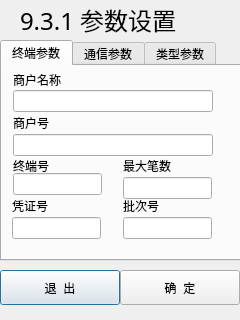
<?xml version="1.0" encoding="UTF-8"?>
<ui version="4.0">
 <class>mainkey931</class>
 <widget class="QDialog" name="mainkey931">
  <property name="geometry">
   <rect>
    <x>0</x>
    <y>0</y>
    <width>240</width>
    <height>320</height>
   </rect>
  </property>
  <property name="windowTitle">
   <string>Dialog</string>
  </property>
  <widget class="QLabel" name="label">
   <property name="geometry">
    <rect>
     <x>20</x>
     <y>4</y>
     <width>170</width>
     <height>31</height>
    </rect>
   </property>
   <property name="font">
    <font>
     <family>AR PL UKai CN</family>
     <pointsize>18</pointsize>
    </font>
   </property>
   <property name="text">
    <string>9.3.1 参数设置</string>
   </property>
  </widget>
  <widget class="QPushButton" name="pushButton">
   <property name="geometry">
    <rect>
     <x>0</x>
     <y>270</y>
     <width>120</width>
     <height>35</height>
    </rect>
   </property>
   <property name="text">
    <string>退  出</string>
   </property>
  </widget>
  <widget class="QTabWidget" name="tabWidget">
   <property name="geometry">
    <rect>
     <x>0</x>
     <y>40</y>
     <width>241</width>
     <height>221</height>
    </rect>
   </property>
   <property name="currentIndex">
    <number>0</number>
   </property>
   <widget class="QWidget" name="tab">
    <attribute name="title">
     <string>终端参数</string>
    </attribute>
    <widget class="QLabel" name="label_11">
     <property name="geometry">
      <rect>
       <x>11</x>
       <y>5</y>
       <width>52</width>
       <height>17</height>
      </rect>
     </property>
     <property name="text">
      <string>商户名称</string>
     </property>
    </widget>
    <widget class="QLineEdit" name="lineEdit_8">
     <property name="geometry">
      <rect>
       <x>11</x>
       <y>68</y>
       <width>200</width>
       <height>22</height>
      </rect>
     </property>
    </widget>
    <widget class="QLineEdit" name="lineEdit_9">
     <property name="geometry">
      <rect>
       <x>11</x>
       <y>107</y>
       <width>89</width>
       <height>22</height>
      </rect>
     </property>
    </widget>
    <widget class="QLabel" name="label_12">
     <property name="geometry">
      <rect>
       <x>11</x>
       <y>91</y>
       <width>39</width>
       <height>17</height>
      </rect>
     </property>
     <property name="text">
      <string>终端号</string>
     </property>
    </widget>
    <widget class="QLabel" name="label_14">
     <property name="geometry">
      <rect>
       <x>10</x>
       <y>131</y>
       <width>57</width>
       <height>17</height>
      </rect>
     </property>
     <property name="text">
      <string>凭证号</string>
     </property>
    </widget>
    <widget class="QLineEdit" name="lineEdit_12">
     <property name="geometry">
      <rect>
       <x>121</x>
       <y>111</y>
       <width>89</width>
       <height>22</height>
      </rect>
     </property>
    </widget>
    <widget class="QLabel" name="label_15">
     <property name="geometry">
      <rect>
       <x>121</x>
       <y>131</y>
       <width>39</width>
       <height>17</height>
      </rect>
     </property>
     <property name="text">
      <string>批次号</string>
     </property>
    </widget>
    <widget class="QLabel" name="label_13">
     <property name="geometry">
      <rect>
       <x>11</x>
       <y>48</y>
       <width>39</width>
       <height>17</height>
      </rect>
     </property>
     <property name="text">
      <string>商户号</string>
     </property>
    </widget>
    <widget class="QLineEdit" name="lineEdit_7">
     <property name="geometry">
      <rect>
       <x>11</x>
       <y>24</y>
       <width>200</width>
       <height>22</height>
      </rect>
     </property>
    </widget>
    <widget class="QLineEdit" name="lineEdit_11">
     <property name="geometry">
      <rect>
       <x>121</x>
       <y>151</y>
       <width>89</width>
       <height>22</height>
      </rect>
     </property>
    </widget>
    <widget class="QLineEdit" name="lineEdit_10">
     <property name="geometry">
      <rect>
       <x>10</x>
       <y>151</y>
       <width>89</width>
       <height>22</height>
      </rect>
     </property>
    </widget>
    <widget class="QLabel" name="label_16">
     <property name="geometry">
      <rect>
       <x>121</x>
       <y>91</y>
       <width>52</width>
       <height>17</height>
      </rect>
     </property>
     <property name="text">
      <string>最大笔数</string>
     </property>
    </widget>
   </widget>
   <widget class="QWidget" name="tab_2">
    <attribute name="title">
     <string>通信参数</string>
    </attribute>
    <widget class="QGroupBox" name="groupBox_7">
     <property name="geometry">
      <rect>
       <x>2</x>
       <y>0</y>
       <width>80</width>
       <height>151</height>
      </rect>
     </property>
     <property name="title">
      <string>通讯方式</string>
     </property>
     <widget class="QRadioButton" name="radioButton_5">
      <property name="geometry">
       <rect>
        <x>0</x>
        <y>76</y>
        <width>71</width>
        <height>18</height>
       </rect>
      </property>
      <property name="font">
       <font>
        <family>AR PL UKai CN</family>
        <pointsize>10</pointsize>
       </font>
      </property>
      <property name="text">
       <string>3.GPRS</string>
      </property>
     </widget>
     <widget class="QRadioButton" name="radioButton_4">
      <property name="geometry">
       <rect>
        <x>0</x>
        <y>53</y>
        <width>71</width>
        <height>17</height>
       </rect>
      </property>
      <property name="font">
       <font>
        <family>AR PL UKai CN</family>
        <pointsize>10</pointsize>
       </font>
      </property>
      <property name="text">
       <string>2.拨号</string>
      </property>
     </widget>
     <widget class="QRadioButton" name="radioButton_7">
      <property name="geometry">
       <rect>
        <x>0</x>
        <y>123</y>
        <width>81</width>
        <height>17</height>
       </rect>
      </property>
      <property name="font">
       <font>
        <family>AR PL UKai CN</family>
        <pointsize>10</pointsize>
       </font>
      </property>
      <property name="text">
       <string>5.TCP/IP</string>
      </property>
     </widget>
     <widget class="QRadioButton" name="radioButton_6">
      <property name="geometry">
       <rect>
        <x>0</x>
        <y>100</y>
        <width>71</width>
        <height>17</height>
       </rect>
      </property>
      <property name="font">
       <font>
        <family>AR PL UKai CN</family>
        <pointsize>10</pointsize>
       </font>
      </property>
      <property name="text">
       <string>4.CDMA</string>
      </property>
     </widget>
     <widget class="QRadioButton" name="radioButton_3">
      <property name="geometry">
       <rect>
        <x>0</x>
        <y>30</y>
        <width>80</width>
        <height>17</height>
       </rect>
      </property>
      <property name="font">
       <font>
        <family>AR PL UKai CN</family>
        <pointsize>10</pointsize>
       </font>
      </property>
      <property name="text">
       <string>1.RS232</string>
      </property>
     </widget>
    </widget>
    <widget class="QGroupBox" name="groupBox">
     <property name="geometry">
      <rect>
       <x>84</x>
       <y>0</y>
       <width>150</width>
       <height>190</height>
      </rect>
     </property>
     <property name="title">
      <string>通讯参数</string>
     </property>
     <widget class="QStackedWidget" name="stackedWidget">
      <property name="geometry">
       <rect>
        <x>0</x>
        <y>20</y>
        <width>150</width>
        <height>160</height>
       </rect>
      </property>
      <property name="currentIndex">
       <number>2</number>
      </property>
      <widget class="QWidget" name="page"/>
      <widget class="QWidget" name="page_3">
       <widget class="QLineEdit" name="lineEdit">
        <property name="geometry">
         <rect>
          <x>68</x>
          <y>20</y>
          <width>81</width>
          <height>21</height>
         </rect>
        </property>
       </widget>
       <widget class="QLabel" name="label_2">
        <property name="geometry">
         <rect>
          <x>9</x>
          <y>22</y>
          <width>60</width>
          <height>20</height>
         </rect>
        </property>
        <property name="font">
         <font>
          <family>AR PL UKai CN</family>
          <pointsize>12</pointsize>
         </font>
        </property>
        <property name="text">
         <string>中心号1</string>
        </property>
       </widget>
       <widget class="QLabel" name="label_3">
        <property name="geometry">
         <rect>
          <x>9</x>
          <y>52</y>
          <width>60</width>
          <height>20</height>
         </rect>
        </property>
        <property name="font">
         <font>
          <family>AR PL UKai CN</family>
          <pointsize>12</pointsize>
         </font>
        </property>
        <property name="text">
         <string>中心号2</string>
        </property>
       </widget>
       <widget class="QLineEdit" name="lineEdit_2">
        <property name="geometry">
         <rect>
          <x>67</x>
          <y>50</y>
          <width>81</width>
          <height>21</height>
         </rect>
        </property>
       </widget>
       <widget class="QLabel" name="label_4">
        <property name="geometry">
         <rect>
          <x>9</x>
          <y>81</y>
          <width>60</width>
          <height>20</height>
         </rect>
        </property>
        <property name="font">
         <font>
          <family>AR PL UKai CN</family>
          <pointsize>12</pointsize>
         </font>
        </property>
        <property name="text">
         <string>中心号3</string>
        </property>
       </widget>
       <widget class="QLabel" name="label_5">
        <property name="geometry">
         <rect>
          <x>9</x>
          <y>108</y>
          <width>60</width>
          <height>20</height>
         </rect>
        </property>
        <property name="font">
         <font>
          <family>AR PL UKai CN</family>
          <pointsize>12</pointsize>
         </font>
        </property>
        <property name="text">
         <string>管理号</string>
        </property>
       </widget>
       <widget class="QLineEdit" name="lineEdit_3">
        <property name="geometry">
         <rect>
          <x>67</x>
          <y>80</y>
          <width>81</width>
          <height>21</height>
         </rect>
        </property>
       </widget>
       <widget class="QLineEdit" name="lineEdit_4">
        <property name="geometry">
         <rect>
          <x>67</x>
          <y>108</y>
          <width>81</width>
          <height>21</height>
         </rect>
        </property>
       </widget>
       <widget class="QLabel" name="label_18">
        <property name="geometry">
         <rect>
          <x>10</x>
          <y>134</y>
          <width>51</width>
          <height>20</height>
         </rect>
        </property>
        <property name="font">
         <font>
          <family>AR PL UKai CN</family>
          <pointsize>12</pointsize>
         </font>
        </property>
        <property name="text">
         <string>分机号</string>
        </property>
       </widget>
       <widget class="QLineEdit" name="lineEdit_13">
        <property name="geometry">
         <rect>
          <x>67</x>
          <y>135</y>
          <width>81</width>
          <height>21</height>
         </rect>
        </property>
       </widget>
      </widget>
      <widget class="QWidget" name="page_2">
       <widget class="QLabel" name="label_6">
        <property name="geometry">
         <rect>
          <x>10</x>
          <y>20</y>
          <width>40</width>
          <height>17</height>
         </rect>
        </property>
        <property name="font">
         <font>
          <family>AR PL UKai CN</family>
          <pointsize>10</pointsize>
         </font>
        </property>
        <property name="text">
         <string>交易IP</string>
        </property>
       </widget>
       <widget class="QLabel" name="label_7">
        <property name="geometry">
         <rect>
          <x>10</x>
          <y>50</y>
          <width>40</width>
          <height>17</height>
         </rect>
        </property>
        <property name="font">
         <font>
          <family>AR PL UKai CN</family>
          <pointsize>10</pointsize>
         </font>
        </property>
        <property name="text">
         <string>备份IP</string>
        </property>
       </widget>
       <widget class="QLineEdit" name="lineEdit_5">
        <property name="geometry">
         <rect>
          <x>54</x>
          <y>77</y>
          <width>101</width>
          <height>22</height>
         </rect>
        </property>
       </widget>
       <widget class="QLineEdit" name="lineEdit_6">
        <property name="geometry">
         <rect>
          <x>54</x>
          <y>100</y>
          <width>101</width>
          <height>22</height>
         </rect>
        </property>
       </widget>
       <widget class="QLabel" name="label_8">
        <property name="geometry">
         <rect>
          <x>0</x>
          <y>80</y>
          <width>50</width>
          <height>17</height>
         </rect>
        </property>
        <property name="font">
         <font>
          <family>AR PL UKai CN</family>
          <pointsize>10</pointsize>
         </font>
        </property>
        <property name="text">
         <string>主机端口</string>
        </property>
       </widget>
       <widget class="QLabel" name="label_9">
        <property name="geometry">
         <rect>
          <x>0</x>
          <y>100</y>
          <width>51</width>
          <height>17</height>
         </rect>
        </property>
        <property name="font">
         <font>
          <family>AR PL UKai CN</family>
          <pointsize>10</pointsize>
         </font>
        </property>
        <property name="text">
         <string>备份端口</string>
        </property>
       </widget>
       <widget class="QLabel" name="label_10">
        <property name="geometry">
         <rect>
          <x>0</x>
          <y>130</y>
          <width>51</width>
          <height>17</height>
         </rect>
        </property>
        <property name="font">
         <font>
          <family>AR PL UKai CN</family>
          <pointsize>10</pointsize>
         </font>
        </property>
        <property name="text">
         <string>输入APN </string>
        </property>
       </widget>
       <widget class="QLineEdit" name="lineEdit_14">
        <property name="geometry">
         <rect>
          <x>50</x>
          <y>20</y>
          <width>101</width>
          <height>27</height>
         </rect>
        </property>
        <property name="alignment">
         <set>Qt::AlignLeading|Qt::AlignLeft|Qt::AlignVCenter</set>
        </property>
       </widget>
       <widget class="QLineEdit" name="lineEdit_15">
        <property name="geometry">
         <rect>
          <x>50</x>
          <y>50</y>
          <width>101</width>
          <height>27</height>
         </rect>
        </property>
        <property name="alignment">
         <set>Qt::AlignLeading|Qt::AlignLeft|Qt::AlignVCenter</set>
        </property>
       </widget>
       <widget class="QLineEdit" name="lineEdit_16">
        <property name="geometry">
         <rect>
          <x>50</x>
          <y>130</y>
          <width>101</width>
          <height>27</height>
         </rect>
        </property>
       </widget>
      </widget>
     </widget>
    </widget>
    <widget class="QCheckBox" name="checkBox_3">
     <property name="geometry">
      <rect>
       <x>2</x>
       <y>157</y>
       <width>81</width>
       <height>22</height>
      </rect>
     </property>
     <property name="font">
      <font>
       <family>AR PL UKai CN</family>
       <pointsize>9</pointsize>
      </font>
     </property>
     <property name="autoFillBackground">
      <bool>false</bool>
     </property>
     <property name="text">
      <string>数据加密</string>
     </property>
     <property name="checkable">
      <bool>true</bool>
     </property>
     <property name="checked">
      <bool>false</bool>
     </property>
     <property name="tristate">
      <bool>false</bool>
     </property>
    </widget>
   </widget>
   <widget class="QWidget" name="tab_3">
    <attribute name="title">
     <string>类型参数</string>
    </attribute>
    <widget class="QGroupBox" name="groupBox_2">
     <property name="geometry">
      <rect>
       <x>11</x>
       <y>0</y>
       <width>71</width>
       <height>61</height>
      </rect>
     </property>
     <property name="title">
      <string>应用类别</string>
     </property>
     <widget class="QRadioButton" name="radioButton">
      <property name="geometry">
       <rect>
        <x>1</x>
        <y>20</y>
        <width>57</width>
        <height>20</height>
       </rect>
      </property>
      <property name="font">
       <font>
        <family>AR PL UKai CN</family>
        <pointsize>10</pointsize>
       </font>
      </property>
      <property name="text">
       <string>PBOC</string>
      </property>
     </widget>
     <widget class="QRadioButton" name="radioButton_2">
      <property name="geometry">
       <rect>
        <x>1</x>
        <y>38</y>
        <width>50</width>
        <height>20</height>
       </rect>
      </property>
      <property name="font">
       <font>
        <family>AR PL UKai CN</family>
        <pointsize>10</pointsize>
       </font>
      </property>
      <property name="text">
       <string>EMV</string>
      </property>
     </widget>
    </widget>
    <widget class="QGroupBox" name="groupBox_10">
     <property name="geometry">
      <rect>
       <x>100</x>
       <y>0</y>
       <width>121</width>
       <height>161</height>
      </rect>
     </property>
     <property name="title">
      <string>打印屏蔽设置</string>
     </property>
     <widget class="QRadioButton" name="radioButton_11">
      <property name="geometry">
       <rect>
        <x>10</x>
        <y>90</y>
        <width>54</width>
        <height>22</height>
       </rect>
      </property>
      <property name="text">
       <string>内卡</string>
      </property>
     </widget>
     <widget class="QRadioButton" name="radioButton_12">
      <property name="geometry">
       <rect>
        <x>10</x>
        <y>110</y>
        <width>54</width>
        <height>22</height>
       </rect>
      </property>
      <property name="text">
       <string>外卡</string>
      </property>
     </widget>
     <widget class="QRadioButton" name="radioButton_13">
      <property name="geometry">
       <rect>
        <x>10</x>
        <y>130</y>
        <width>67</width>
        <height>22</height>
       </rect>
      </property>
      <property name="text">
       <string>内外卡</string>
      </property>
     </widget>
     <widget class="QCheckBox" name="checkBox_4">
      <property name="geometry">
       <rect>
        <x>11</x>
        <y>20</y>
        <width>106</width>
        <height>22</height>
       </rect>
      </property>
      <property name="text">
       <string>打印屏蔽卡号</string>
      </property>
     </widget>
     <widget class="QCheckBox" name="checkBox_5">
      <property name="geometry">
       <rect>
        <x>11</x>
        <y>40</y>
        <width>119</width>
        <height>22</height>
       </rect>
      </property>
      <property name="text">
       <string>预授权屏蔽卡号</string>
      </property>
     </widget>
     <widget class="QLabel" name="label_17">
      <property name="geometry">
       <rect>
        <x>10</x>
        <y>70</y>
        <width>91</width>
        <height>17</height>
       </rect>
      </property>
      <property name="text">
       <string>选择屏蔽卡种</string>
      </property>
     </widget>
    </widget>
    <widget class="QGroupBox" name="groupBox_6">
     <property name="geometry">
      <rect>
       <x>10</x>
       <y>59</y>
       <width>71</width>
       <height>81</height>
      </rect>
     </property>
     <property name="title">
      <string>终端类型</string>
     </property>
     <widget class="QRadioButton" name="radioButton_8">
      <property name="geometry">
       <rect>
        <x>3</x>
        <y>17</y>
        <width>98</width>
        <height>22</height>
       </rect>
      </property>
      <property name="text">
       <string>百货</string>
      </property>
     </widget>
     <widget class="QRadioButton" name="radioButton_9">
      <property name="geometry">
       <rect>
        <x>3</x>
        <y>37</y>
        <width>98</width>
        <height>22</height>
       </rect>
      </property>
      <property name="text">
       <string>宾馆</string>
      </property>
     </widget>
     <widget class="QRadioButton" name="radioButton_10">
      <property name="geometry">
       <rect>
        <x>3</x>
        <y>57</y>
        <width>98</width>
        <height>22</height>
       </rect>
      </property>
      <property name="text">
       <string>餐饮</string>
      </property>
     </widget>
    </widget>
    <widget class="QCheckBox" name="checkBox">
     <property name="geometry">
      <rect>
       <x>10</x>
       <y>160</y>
       <width>101</width>
       <height>22</height>
      </rect>
     </property>
     <property name="contextMenuPolicy">
      <enum>Qt::DefaultContextMenu</enum>
     </property>
     <property name="text">
      <string>手机无卡预约</string>
     </property>
     <property name="checkable">
      <bool>true</bool>
     </property>
    </widget>
    <widget class="QCheckBox" name="checkBox_2">
     <property name="geometry">
      <rect>
       <x>10</x>
       <y>140</y>
       <width>81</width>
       <height>22</height>
      </rect>
     </property>
     <property name="text">
      <string>分期付款</string>
     </property>
    </widget>
   </widget>
  </widget>
  <widget class="QPushButton" name="pushButton_2">
   <property name="geometry">
    <rect>
     <x>120</x>
     <y>270</y>
     <width>120</width>
     <height>35</height>
    </rect>
   </property>
   <property name="text">
    <string>确  定</string>
   </property>
  </widget>
 </widget>
 <resources/>
 <connections/>
</ui>
